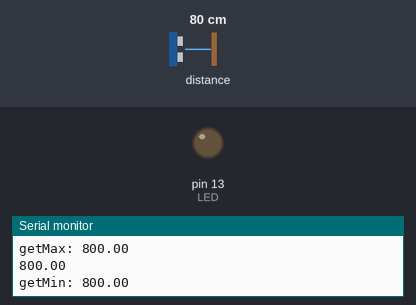
A sketch run on a simulated Arduino Uno, built with avr-gcc and run on an emulated ATmega328P. On the bench: output pins drawn as LEDs (lit = HIGH), the last lines printed to the serial monitor. The test bench sets the inputs (shaded band); at power-on: distance to the obstacle 80 cm.

Above: at 1.2 s.
1.3 s: distance to the obstacle set to 2 cm
At 1.57 s:
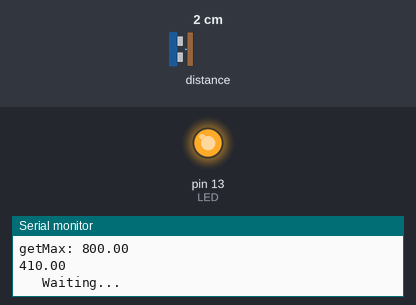
3.1 s: distance to the obstacle set to 18 cm
At 4.3 s:
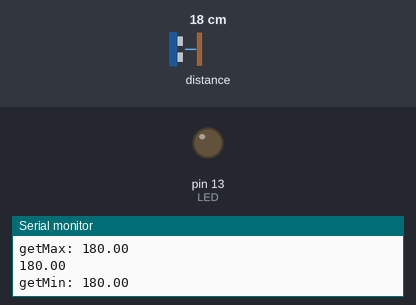
Timing chart, 0 to 6.1 s (numbered marks = the images above; inputs shaded):
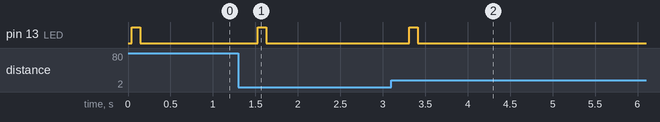

Measured:
- after the input at 1.3 s, pin 13 (LED): LOW → HIGH after 0.23 s, → LOW 0.10 s later
- after the input at 3.1 s, pin 13 (LED): LOW → HIGH after 0.21 s, → LOW 0.10 s later

The sketch:

NEW_IRCounterSuole2.ino
```cpp
#include <Wire.h>
#include <VL53L0X.h>
#include <MedianFilter.h>

VL53L0X sensor;

MedianFilter test(10, 0);
//#define HIGH_SPEED
#define HIGH_ACCURACY

#define MAX_DISTANCE 30
#define LED          13
#define BUTTON        9

int Work_Point_cm = 0;
int delta_mm = 4;
int Error = 0;
int counter = 0; // -1
unsigned int maxCount = 20;

void setup() {
	Serial.begin(9600);

	pinMode(LED, OUTPUT);
	//pinMode(BUTTON, INPUT);

	Wire.begin();
	sensor.init();
	sensor.setTimeout(500);

	#if defined LONG_RANGE
	  // lower the return signal rate limit (default is 0.25 MCPS)
	  sensor.setSignalRateLimit(0.1);
	  // increase laser pulse periods (defaults are 14 and 10 PCLKs)
	  sensor.setVcselPulsePeriod(VL53L0X::VcselPeriodPreRange, 18);
	  sensor.setVcselPulsePeriod(VL53L0X::VcselPeriodFinalRange, 14);
	#endif

	#if defined HIGH_SPEED
	  // reduce timing budget to 20 ms (default is about 33 ms)
	  sensor.setMeasurementTimingBudget(20000);
	#elif defined HIGH_ACCURACY
	  // increase timing budget to 200 ms
	  sensor.setMeasurementTimingBudget(100000); // 200000
	#endif
}


int IRDist() {
	int o,r = sensor.readRangeSingleMillimeters();
	test.in( r );
	o = test.out();

	Serial.print("getMin: ");
	Serial.println(test.getMin());
	Serial.print("getMax: ");
	Serial.println(test.getMax());
	if (sensor.timeoutOccurred()) { Serial.print(" TIMEOUT"); }
	return o;
}


void loop() {

    //delay(50);

    float t_cm = IRDist();                                                                          // считываем показания датчика

	Serial.println(t_cm);

	if (abs(t_cm - Work_Point_cm) > delta_mm)
	{                                                 // если большое отклонение
	    if (Work_Point_cm == -1) 																// если забрали руку
	    {
	        Work_Point_cm = t_cm;                                                               // новая рабочая точка
	        Serial.println("ready to measure");
	    }
	    else
	    {                                                                                      // если приклали руку
	        Work_Point_cm = -1;
			Serial.println("   Waiting...   ");
			counter++;
			Serial.print(counter);
			Serial.print("dist: ");
			Serial.println(t_cm);

	        digitalWrite(LED, HIGH);                                                                  // мигаем
	        delay(100);
	        digitalWrite(LED, LOW);
	    }

	    if (counter >= maxCount )
	    {                                                                         // если стопка заполнена
	        digitalWrite(LED, HIGH);
	        delay(1500);                                                                              // пауза для последней стельки
	        float dist = 0.0;                                                                         // временная дистанция
	        do {                                                                                      // цикл ожидания "забирания" стопки стельки
	            delay(100);
	            dist = IRDist();                                                                // считываем показания датчика
	        } while (dist < 24.5);  // 24.5                                                                    // если стопка пустая
			Serial.println("wait end");
	        digitalWrite(LED, LOW);                                                                   // выключаем светодиод
	        delay(4000);                                                                              // пауза для забора стельки
	        counter = 0;                                                                              // обнуляем счетчик
	        Work_Point_cm = IRDist();                                                           // новая рабочая точка
	    }
	}
}
```
